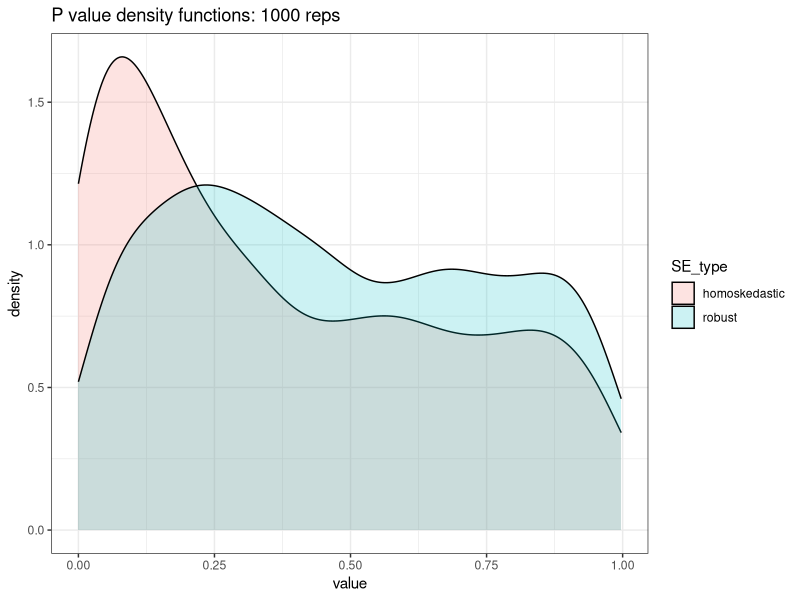

R code for this plot: (Note: this script raises an error after producing the figure.)
rm(list = ls())
library(dplyr)
library(tidyr)
library(ggplot2)
library(car)
library(sandwich)
library(purrr)
theme_set(theme_bw())
set.seed(1)
out = "/Users/tombearpark/Documents/princeton/1st_year/ECO517/honore/assignments/pr3/"

##############################################
# Problem 1
##############################################

return_t_tests = function(i, N, beta, beta_null)
{
  
  df = data.frame(x = runif(N), v = rnorm(N)) %>% 
    mutate(epsilon = x * v) %>% 
    mutate(y = beta * x + epsilon)
  
  lm1 = lm(y ~ 0 + x, data = df)
  
  # using homoskedastic error assumption
  d = linearHypothesis(lm1, c("x = 1"))
  
  # using robust vcv matrix
  d1 = linearHypothesis(lm1, c("x = 1"), vcov=hccm(lm1, type = "hc0"))
  
  return(data.frame(p = d$`Pr(>F)`[2], pR = d1$`Pr(>F)`[2]))  
}

# Run 1000 times, check whether test is consistent 

N = 200
beta = 1
beta_null = 1

df = map_dfr(seq(1,1000), return_t_tests, 
             N = N, beta = beta, beta_null = 1) %>% 
  mutate(sig = ifelse(p<0.05,1,0), 
    sigR = ifelse(pR<0.05,1,0))

# Check fraction of times 
mean(df$sig)
mean(df$sigR)

plot_df = df %>% select(c("p", "pR")) %>% 
  mutate(n = row_number()) %>% 
  pivot_longer(cols = c("p", "pR"), names_to= "SE_type") %>% 
  mutate(SE_type = ifelse(SE_type == "p", "homoskedastic", "robust"))

ggplot(data = plot_df, aes(group = SE_type)) + 
  geom_density(aes(x = value, fill = SE_type), alpha = 0.2) + 
  ggtitle("P value density functions: 1000 reps") 
ggsave(paste0(out, "pval_density.png"))


##############################################
# Problem 2
##############################################

df = data.frame(x = rnorm(100), 
                epsilon = rnorm(100)) 

prob_2_sim = function(j, df){
  print(j)
  if(j != 0) {
    df$x[1] = j 
  }
  df = mutate(df, y = 1+ x + epsilon)

  lm1 = lm(y ~ x, df)

  # using homoskedastic error assumption
  d = linearHypothesis(lm1, c("x = 1"))$F[2]
  # using robust vcv matrix
  d1 = linearHypothesis(lm1, c("x = 1"), 
                        vcov=hccm(lm1, type = "hc0"))$F[2]
  
  return(data.frame(j = j, 
                    Homoskedastic = d, Robust = d1))
}

res = map_dfr(c(0, 1, 10, 100, 1000, 10000), prob_2_sim, df = df) %>% 
  pivot_longer(cols = c("Homoskedastic", "Robust")) %>% 
  mutate(t = sqrt(value))

ggplot(res) + 
  geom_point(aes(x = j, y = t, color = name)) +
  geom_line(aes(x = j, y = t, color = name), alpha = 0.5)
ggsave(paste0(out, "t_stat_as_changes.png"))

  
